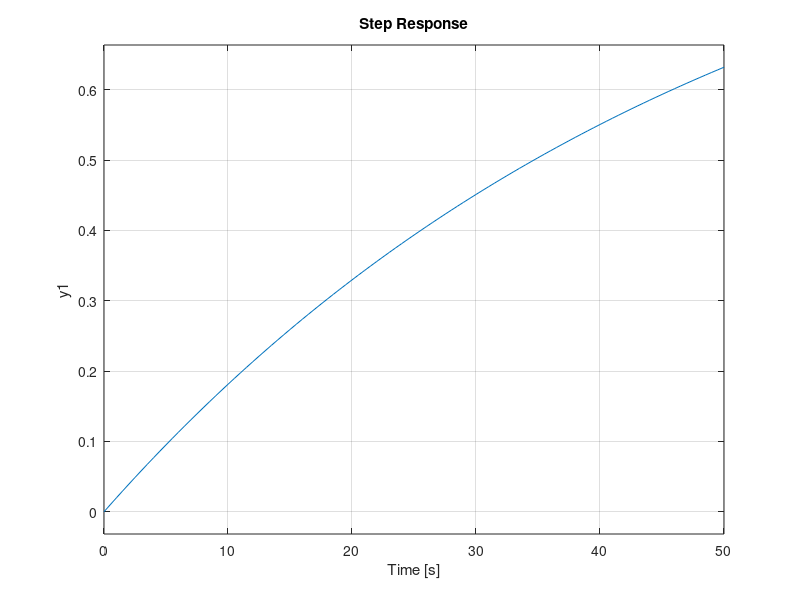

MATLAB code for this plot:
R = 10; % initialise resistance
C = 5; % initialise capacitance
tFinal = 50; % final simulation time
G = tf(1, [R*C, 1]); % the 'tf' function creates a system transfer function
% inputs are numerator and denominator; denominator as a vector
figure; step(G, tFinal); % plots step response
